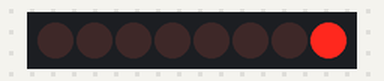
The sketch below on a simulated Arduino Uno, built with avr-gcc and run on an emulated ATmega328P. Parts: 8 shift-register outputs drawn as a row of LEDs (first output left, lit = HIGH). Wiring (inferred from the names in the program): shift register (74HC595): data pin 6; shift clock pin 4; latch pin 5. Wiring (inferred from the signals the program sends): row of LEDs: on Q0, Q1, Q2, Q3, Q4, Q5, Q6, Q7.

Above: at 1.1 s.
At 5.1 s:
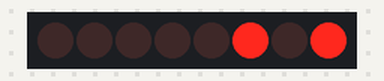
At 10.1 s:
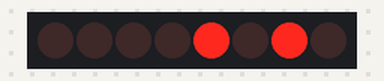
At 20.1 s:
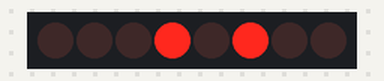
At 29.1 s:
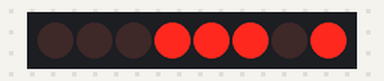
At 39.1 s:
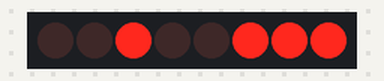
Timing chart, 0 to 40.0 s (numbered marks = the images above):
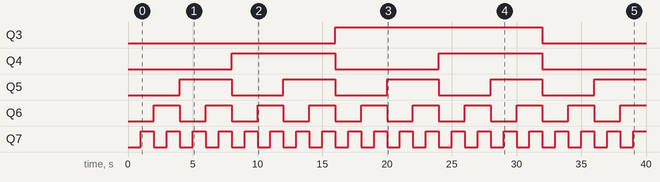

The sketch:

listing_18_1.ino
```cpp
//Порт, подключенный к ST_CP 74HC595
#define latchPin 5
//Порт, подключенный к SH_CP  74HC595
#define clockPin 4
//Порт, подключенный к DS 74HC595
#define dataPin 6
//=================================
 void setup() {
  //устанавливаем режим порта выхода
  pinMode(latchPin, OUTPUT);
  pinMode(clockPin, OUTPUT);
  pinMode(dataPin, OUTPUT);
}
//=================================
void loop() {
  for (int j = 0; j <= 255; j++) {
    //устанавливаем LOW на latchPin
    //пока не окончена передача байта.
    digitalWrite(latchPin, LOW);
     //MSBFIRST (Most Significant Bit First) - слева.
     //LSBFIRST (Least Significant Bit First) — справа.
    shiftOut(dataPin, clockPin, LSBFIRST, j);
    //устанавливаем HIGH на latchPin,
    //чтобы проинформировать регистр, что передача окончена.
    digitalWrite(latchPin, HIGH);
    delay(1000);
  }
}
```

Measured:
- by itself, Q3: LOW → HIGH at 16.0 s, → LOW 16.0 s later
- by itself, Q4: alternates HIGH for 8.0 s and LOW for 8.0 s
- by itself, Q5: alternates HIGH for 4.0 s and LOW for 4.0 s
- by itself, Q6: alternates HIGH for 2.0 s and LOW for 2.0 s
- by itself, Q7: alternates HIGH for 1.0 s and LOW for 1.0 s
